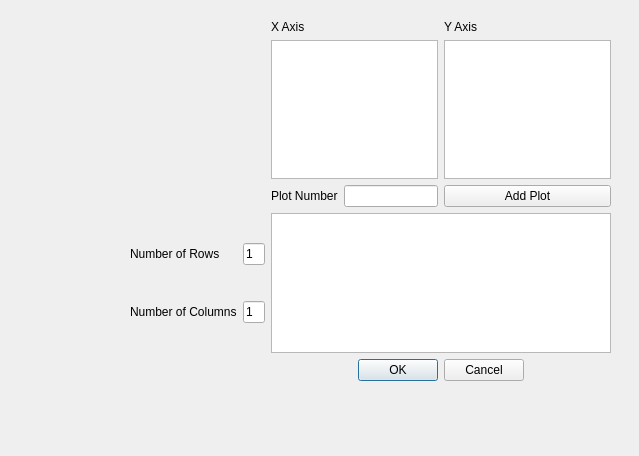
<?xml version="1.0" encoding="UTF-8"?>
<ui version="4.0">
 <class>EditFigureDialog</class>
 <widget class="QDialog" name="EditFigureDialog">
  <property name="geometry">
   <rect>
    <x>0</x>
    <y>0</y>
    <width>639</width>
    <height>456</height>
   </rect>
  </property>
  <property name="windowTitle">
   <string>Edit Figure</string>
  </property>
  <widget class="QWidget" name="gridLayoutWidget">
   <property name="geometry">
    <rect>
     <x>130</x>
     <y>20</y>
     <width>481</width>
     <height>361</height>
    </rect>
   </property>
   <layout class="QGridLayout" name="gridLayout" rowstretch="0,0,0,0,0,0">
    <item row="1" column="2">
     <widget class="QListView" name="xAxisListView"/>
    </item>
    <item row="0" column="2">
     <widget class="QLabel" name="xAxisLabel">
      <property name="text">
       <string>X Axis</string>
      </property>
     </widget>
    </item>
    <item row="5" column="2" colspan="2">
     <widget class="QDialogButtonBox" name="buttonBox">
      <property name="orientation">
       <enum>Qt::Horizontal</enum>
      </property>
      <property name="standardButtons">
       <set>QDialogButtonBox::Cancel|QDialogButtonBox::Ok</set>
      </property>
      <property name="centerButtons">
       <bool>true</bool>
      </property>
     </widget>
    </item>
    <item row="0" column="3">
     <widget class="QLabel" name="yAxisLabel">
      <property name="text">
       <string>Y Axis</string>
      </property>
     </widget>
    </item>
    <item row="1" column="3">
     <widget class="QListView" name="yAxisListView">
      <property name="editTriggers">
       <set>QAbstractItemView::NoEditTriggers</set>
      </property>
      <property name="selectionMode">
       <enum>QAbstractItemView::ExtendedSelection</enum>
      </property>
      <property name="selectionBehavior">
       <enum>QAbstractItemView::SelectItems</enum>
      </property>
     </widget>
    </item>
    <item row="3" column="3">
     <widget class="QPushButton" name="addPlotButton">
      <property name="text">
       <string>Add Plot</string>
      </property>
     </widget>
    </item>
    <item row="3" column="2">
     <layout class="QHBoxLayout" name="horizontalLayout">
      <item>
       <widget class="QLabel" name="label_5">
        <property name="text">
         <string>Plot Number</string>
        </property>
       </widget>
      </item>
      <item>
       <widget class="QLineEdit" name="plotNumLineEdit">
        <property name="inputMask">
         <string/>
        </property>
        <property name="text">
         <string/>
        </property>
       </widget>
      </item>
     </layout>
    </item>
    <item row="4" column="1">
     <layout class="QGridLayout" name="gridLayout_2">
      <item row="0" column="0">
       <widget class="QLabel" name="label_3">
        <property name="text">
         <string>Number of Rows</string>
        </property>
       </widget>
      </item>
      <item row="0" column="1">
       <widget class="QLineEdit" name="numRowsLineEdit">
        <property name="text">
         <string>1</string>
        </property>
       </widget>
      </item>
      <item row="1" column="0">
       <widget class="QLabel" name="label_4">
        <property name="text">
         <string>Number of Columns</string>
        </property>
       </widget>
      </item>
      <item row="1" column="1">
       <widget class="QLineEdit" name="numColsLineEdit">
        <property name="text">
         <string>1</string>
        </property>
       </widget>
      </item>
     </layout>
    </item>
    <item row="4" column="2" colspan="2">
     <widget class="QTableView" name="plotListView"/>
    </item>
   </layout>
  </widget>
 </widget>
 <resources/>
 <connections/>
</ui>
